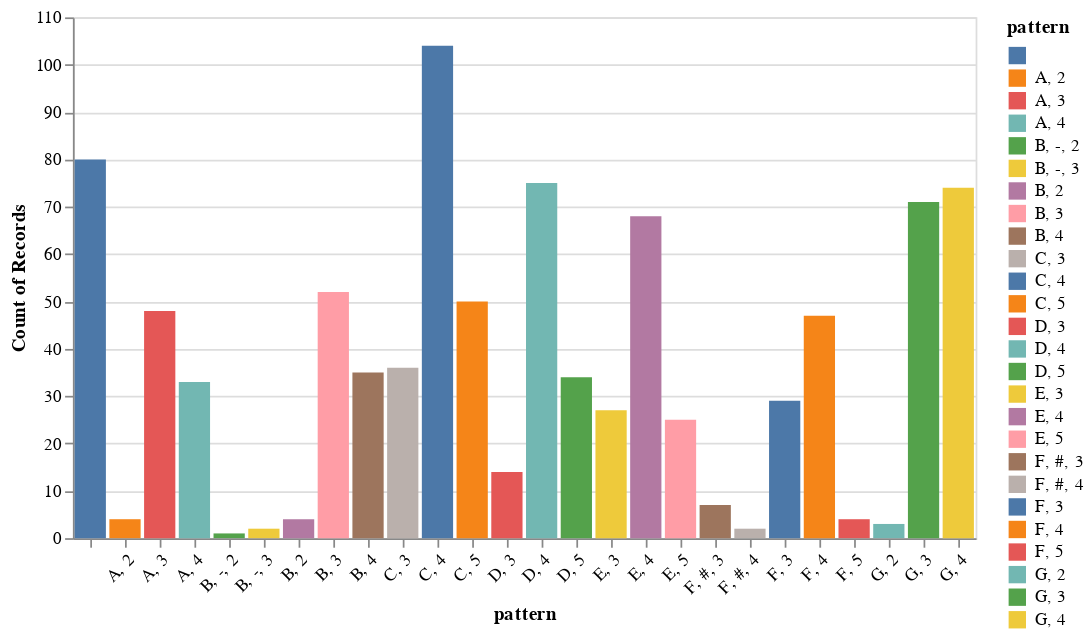

The code cell stored with this chart in its notebook:
### Markdown cell above
### Note Map of a Single Piece

```
# find notes for model
notes = piece.notes(combineUnisons=True)
notes = notes.replace('Rest','')
notes_durs = piece.durations(notes)


print(piece.metadata)

display(viz.plot_ngrams_barchart(notes, notes_durs, 
                        selected_patterns=[],
                        voices=[]))
```

### Code cell
# find notes for model
notes = piece.notes(combineUnisons=True)
notes = notes.replace('Rest','')
notes_durs = piece.durations(notes)


print(piece.metadata)

display(viz.plot_ngrams_barchart(notes, notes_durs, 
                        selected_patterns=[],
                        voices=[]))

### Figure 1 — Vega-Lite specification as saved in the notebook (floating-point values rounded to 4 significant figures; data arrays with more than 128 entries replaced by an {"elided": "..."} marker saying what was removed)
{"config": {"view": {"continuousWidth": 400, "continuousHeight": 300}}, "data": {"name": "data-cc481ae80c9549a358faa9677de8dd43"}, "mark": "bar", "encoding": {"color": {"field": "pattern", "type": "nominal"}, "opacity": {"condition": {"value": 1, "selection": "selector001"}, "value": 0.2}, "x": {"axis": {"labelAngle": -45}, "field": "pattern", "type": "nominal"}, "y": {"aggregate": "count", "field": "pattern", "type": "nominal"}}, "selection": {"selector001": {"type": "multi", "fields": ["pattern"]}}, "$schema": "https://vega.github.io/schema/vega-lite/v4.17.0.json", "datasets": {"data-cc481ae80c9549a358faa9677de8dd43": {"elided": "929 records"}}}
